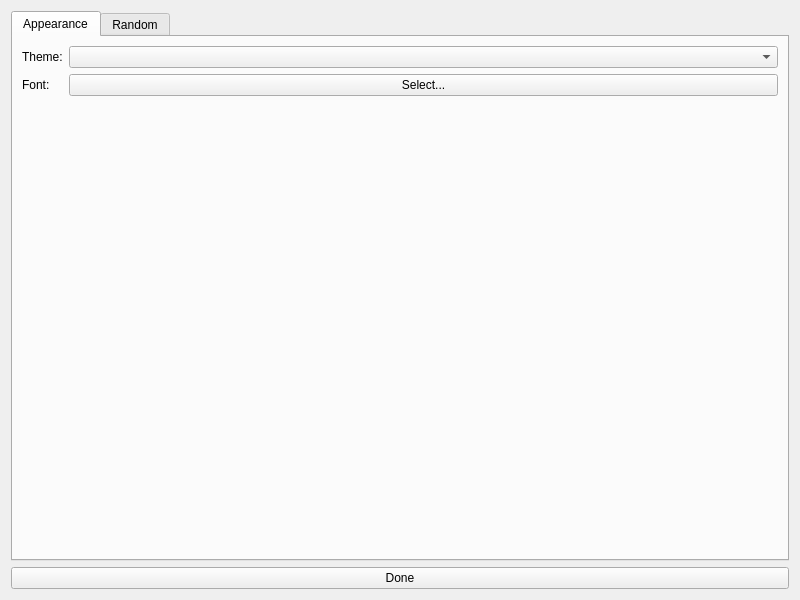
<?xml version="1.0" encoding="UTF-8"?>
<ui version="4.0">
 <class>SettingsWindow</class>
 <widget class="QWidget" name="SettingsWindow">
  <property name="geometry">
   <rect>
    <x>0</x>
    <y>0</y>
    <width>800</width>
    <height>600</height>
   </rect>
  </property>
  <property name="windowTitle">
   <string>Settings</string>
  </property>
  <layout class="QVBoxLayout" name="verticalLayout">
   <item>
    <widget class="QTabWidget" name="tabWidget">
     <property name="currentIndex">
      <number>0</number>
     </property>
     <widget class="QWidget" name="appearance_tab">
      <attribute name="title">
       <string>Appearance</string>
      </attribute>
      <layout class="QFormLayout" name="appearance_layout">
       <item row="0" column="0">
        <widget class="QLabel" name="themeSelectionLabel">
         <property name="text">
          <string>Theme:</string>
         </property>
        </widget>
       </item>
       <item row="0" column="1">
        <widget class="QComboBox" name="themeSelectionBox"/>
       </item>
       <item row="1" column="0">
        <widget class="QLabel" name="label">
         <property name="text">
          <string>Font:</string>
         </property>
        </widget>
       </item>
       <item row="1" column="1">
        <widget class="QPushButton" name="pushButton">
         <property name="text">
          <string>Select...</string>
         </property>
        </widget>
       </item>
      </layout>
     </widget>
     <widget class="QWidget" name="weighting_tab">
      <attribute name="title">
       <string>Random</string>
      </attribute>
     </widget>
    </widget>
   </item>
   <item>
    <widget class="QPushButton" name="exitButton">
     <property name="text">
      <string>Done</string>
     </property>
    </widget>
   </item>
  </layout>
 </widget>
 <resources/>
 <connections/>
</ui>
